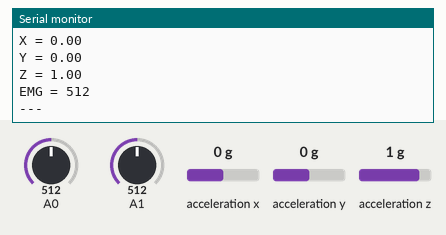
Recording of a sketch running on a simulated Arduino Nano 33 BLE. Shown: the last lines printed to the serial monitor. Inputs (shaded band) come from the test bench; at power-on: acceleration x 0 g, A0 = 512, acceleration y 0 g, acceleration z 1 g, A1 = 512.

Above: at 1.2 s.
1.3 s: acceleration x set to -1.4 g
2.8 s: A0 set to 490
At 3.3 s:
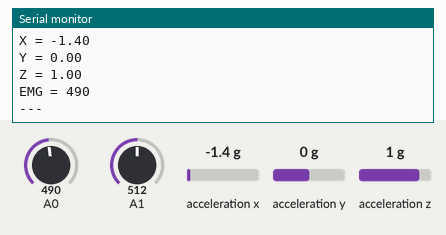
4.3 s: acceleration y set to -1.4 g
5.8 s: acceleration z set to -1.4 g
At 6.7 s:
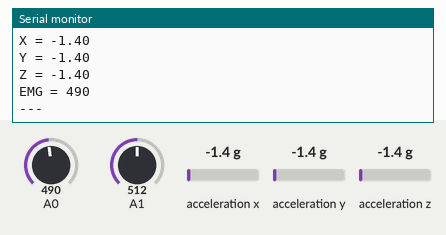
7.3 s: A0 set to 510
At 7.9 s:
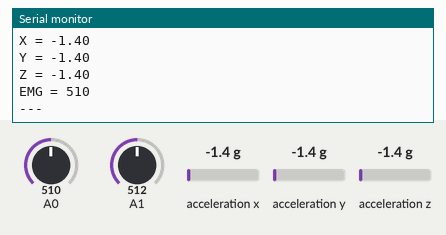
Timing chart, 0 to 9.8 s (numbered marks = the images above; inputs shaded):
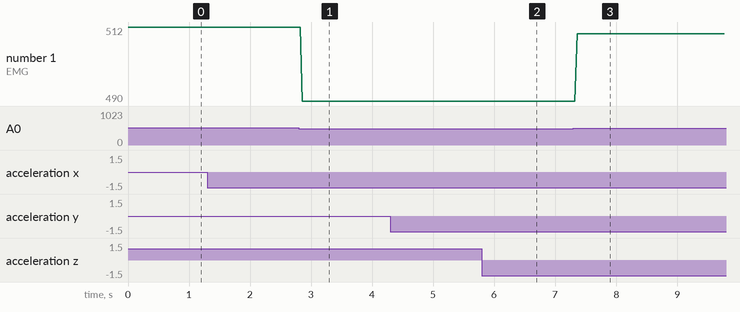

Measured:
- after the input at 2.8 s, the serial monitor: prints a new line after 0.06 s (image 1)
- after the input at 5.8 s, the serial monitor: prints a new line after 0.06 s (image 2)
- after the input at 7.3 s, the serial monitor: prints a new line after 0.06 s (image 3)
- plotted number 1: 512 → 490 after the input at 2.8 s, 490 → 510 after the input at 7.3 s

The sketch:

json_TX.ino
```cpp
#include <ArduinoJson.h>
#include <Arduino_LSM9DS1.h>


int imuIndex = 0; // 0 - accelerometer, 1 - gyroscope, 2 - magnetometer
bool commandRecv = false; // flag used for indicating receipt of commands from serial port
bool startStream = false;
void setup() {
  // Initialize "debug" serial port
  // The data rate must be much higher than the "link" serial port
  Serial.begin(115200);
  //while (!Serial) continue;

  // Initialize the "link" serial port
  // Use a low data rate to reduce the error ratio
  Serial1.begin(9600);

  // Initialize IMU
  if (!IMU.begin()) {
    Serial.println("Failed to initialize IMU");
    while (1);
  }
}

void loop() {
  // Values we want to transmit
  long timestamp = millis();
  int value = analogRead(1);
  float x, y, z;

  // Print the values on the "debug" serial port


  // Create the JSON document
  if (IMU.accelerationAvailable()) {
    IMU.readAcceleration(x, y, z);
    int sensorValue = analogRead(A0);
  StaticJsonDocument<500> doc;
  doc["X"] = x;
  doc["Y"] = y;
  doc["Z"] = z;
  doc["EMG"] = sensorValue;
  serializeJson(doc, Serial1);
  Serial.print("X = ");
  Serial.println(x);
  Serial.print("Y = ");
  Serial.println(y);
  Serial.print("Z = ");
  Serial.println(z);
  Serial.print("EMG = ");
  Serial.println(sensorValue);


  Serial.println("---");
  }
  // Send the JSON document over the "link" serial port


  // Wait
  delay(1);
}
```
